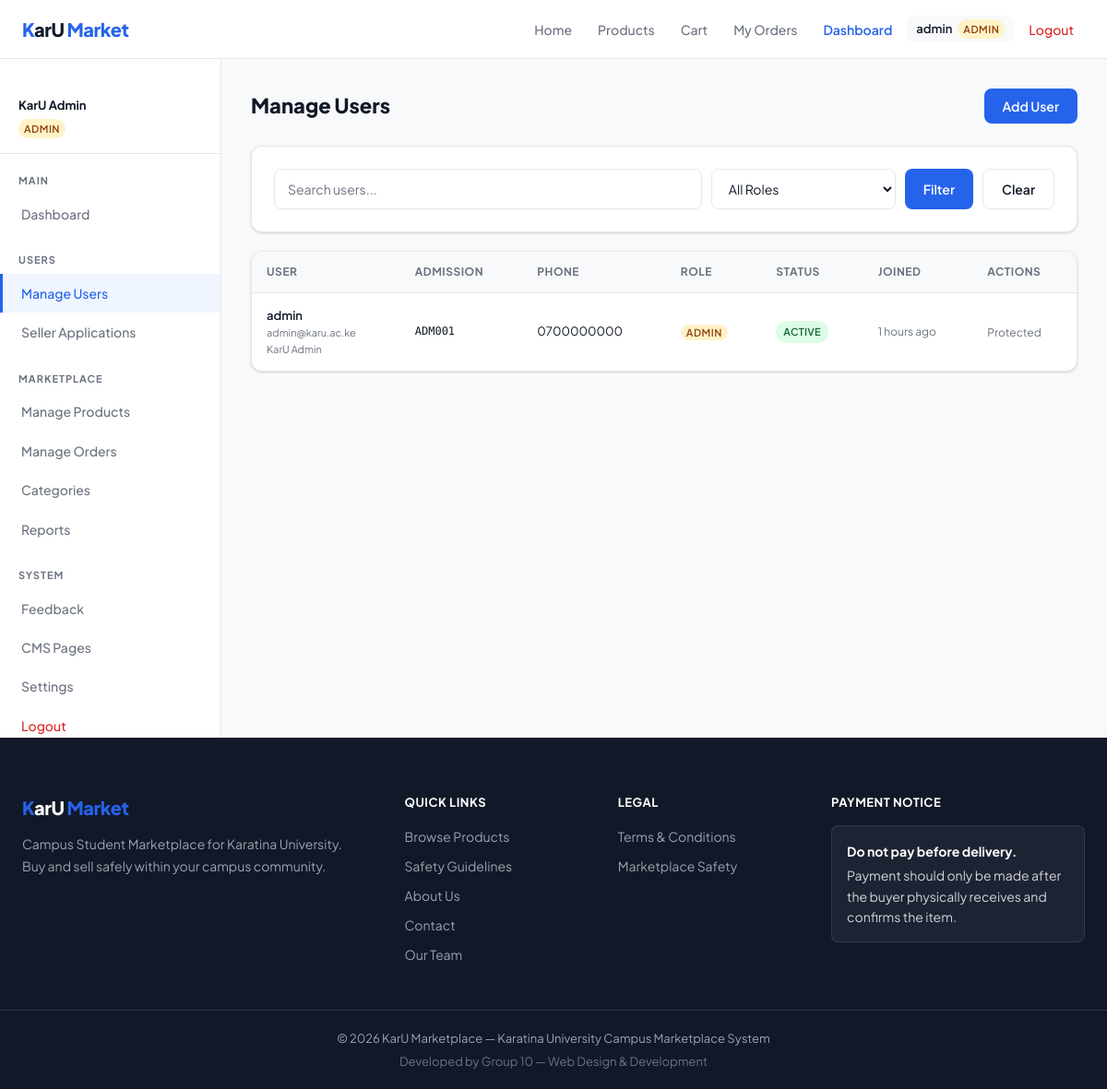
The page /admin/users.php (signed in) on the database its author committed.
### tables this page shows
CREATE TABLE users (
    id INT AUTO_INCREMENT PRIMARY KEY,
    username VARCHAR(50) UNIQUE NOT NULL,
    full_name VARCHAR(100) NOT NULL,
    admission_number VARCHAR(50) UNIQUE NOT NULL,
    email VARCHAR(100) UNIQUE NOT NULL,
    phone VARCHAR(20),
    whatsapp_number VARCHAR(20),
    password VARCHAR(255) NOT NULL,
    role ENUM('admin','moderator','seller','user') DEFAULT 'user',
    status ENUM('active','suspended') DEFAULT 'active',
    created_at TIMESTAMP DEFAULT CURRENT_TIMESTAMP
);

### includes/auth.php (called while the page is built, shortened)
<?php
function get_user() {
    return $_SESSION['user'] ?? null;
}
function dashboard_url($role) {
    switch ($role) {
        case 'admin': return '/admin/dashboard.php';
    }
}
function time_ago($datetime) {
    $time = time() - strtotime($datetime);
    if ($time < 86400) return floor($time / 3600) . ' hours ago';
    return date('M j, Y', strtotime($datetime));
}
function sanitize($input) {
    return htmlspecialchars(trim($input), ENT_QUOTES, 'UTF-8');
}

### admin/users.php (the view, shortened to what this page needs)
<?php
require_once '../includes/db.php';
require_once '../includes/auth.php';
$search = trim($_GET['search'] ?? '');
$where = [];
$params = [];
$where_sql = $where ? 'WHERE ' . implode(' AND ', $where) : '';
$stmt = $pdo->prepare("SELECT * FROM users $where_sql ORDER BY created_at DESC");
$stmt->execute($params);
$users = $stmt->fetchAll();
require_once '../includes/header.php';
?>
<div class="dashboard-wrapper">
    <div class="sidebar">
        <div style="padding:16px 20px; border-bottom:1px solid var(--border); margin-bottom:8px;">
            <div style="font-size:13px; font-weight:700;"><?= sanitize($user['full_name']) ?></div>
            <div class="nav-role-badge role-admin" style="margin-top:4px; display:inline-block;">Admin</div>
        </div>
        <div class="sidebar-section-title">Main</div>
        <ul class="sidebar-nav">
            <li><a href="/admin/dashboard.php">Dashboard</a></li>
        </ul>
        <div class="sidebar-section-title">Users</div>
        <ul class="sidebar-nav">
            <li><a href="/admin/users.php" class="active">Manage Users</a></li>
            <li><a href="/admin/seller-applications.php">Seller Applications</a></li>
        </ul>
        <div class="sidebar-section-title">Marketplace</div>
        <ul class="sidebar-nav">
            <li><a href="/admin/products.php">Manage Products</a></li>
            <li><a href="/admin/orders.php">Manage Orders</a></li>
            <li><a href="/admin/categories.php">Categories</a></li>
            <li><a href="/admin/reports.php">Reports</a></li>
        </ul>
        <div class="sidebar-section-title">System</div>
        <ul class="sidebar-nav">
            <li><a href="/admin/feedback.php">Feedback</a></li>
            <li><a href="/admin/cms.php">CMS Pages</a></li>
            <li><a href="/admin/settings.php">Settings</a></li>
            <li><a href="/logout.php" style="color:var(--danger);">Logout</a></li>
        </ul>
    </div>
    <div class="dashboard-main">
        <div style="display:flex; align-items:center; justify-content:space-between; margin-bottom:24px;">
            <h1 style="font-size:22px; font-weight:800;">Manage Users</h1>
            <button class="btn btn-primary" onclick="document.getElementById('addUserModal').style.display='flex'">Add User</button>
        </div>
        <div class="search-bar" style="margin-bottom:20px;">
            <form method="GET" style="display:flex; gap:10px; flex-wrap:wrap;">
                <input type="text" name="search" class="form-control" placeholder="Search users..." value="<?= sanitize($search) ?>">
                <select name="role" class="form-control" style="max-width:160px;">
                    <option value="">All Roles</option>
                </select>
                <button type="submit" class="btn btn-primary">Filter</button>
                <a href="/admin/users.php" class="btn btn-outline">Clear</a>
            </form>
        </div>
        <div class="card">
            <div class="table-wrap">
                <table>
                    <thead>
                        <tr><th>User</th><th>Admission</th><th>Phone</th><th>Role</th><th>Status</th><th>Joined</th><th>Actions</th></tr>
                    </thead>
                    <tbody>
                        <?php foreach ($users as $u): ?>
                            <tr>
                                <td>
                                    <div style="font-weight:600; font-size:13px;"><?= sanitize($u['username']) ?></div>
                                    <div style="font-size:11px; color:var(--text-muted);"><?= sanitize($u['email']) ?></div>
                                    <div style="font-size:11px; color:var(--text-muted);"><?= sanitize($u['full_name']) ?></div>
                                </td>
                                <td style="font-size:12px; font-family:var(--font-mono);"><?= sanitize($u['admission_number']) ?></td>
                                <td style="font-size:13px;"><?= sanitize($u['phone']) ?></td>
                                <td><span class="nav-role-badge role-<?= $u['role'] ?>"><?= ucfirst($u['role']) ?></span></td>
                                <td><span class="badge <?= $u['status'] === 'active' ? 'badge-success' : 'badge-danger' ?>"><?= ucfirst($u['status']) ?></span></td>
                                <td style="font-size:12px; color:var(--text-muted);"><?= time_ago($u['created_at']) ?></td>
                                <td>
                                    <?php if ($u['role'] !== 'admin'): ?>
                                        <div style="display:flex; flex-wrap:wrap; gap:4px;">
                                            <?php if ($u['status'] === 'active'): ?>
                                                <form method="POST"><input type="hidden" name="user_id" value="<?= $u['id'] ?>"><input type="hidden" name="action" value="suspend"><button type="submit" class="btn btn-warning btn-sm confirm-action" data-confirm="Suspend this user?">Suspend</button></form>
                                            <?php else: ?>
                                                <form method="POST"><input type="hidden" name="user_id" value="<?= $u['id'] ?>"><input type="hidden" name="action" value="activate"><button type="submit" class="btn btn-success btn-sm">Activate</button></form>
                                            <?php endif; ?>
                                            <?php if ($u['role'] === 'user'): ?>
                                                <form method="POST"><input type="hidden" name="user_id" value="<?= $u['id'] ?>"><input type="hidden" name="action" value="promote_seller"><button type="submit" class="btn btn-outline btn-sm">Make Seller</button></form>
                                                <form method="POST"><input type="hidden" name="user_id" value="<?= $u['id'] ?>"><input type="hidden" name="action" value="promote_moderator"><button type="submit" class="btn btn-outline btn-sm">Make Mod</button></form>
                                            <?php elseif (in_array($u['role'], ['seller','moderator'])): ?>
                                                <form method="POST"><input type="hidden" name="user_id" value="<?= $u['id'] ?>"><input type="hidden" name="action" value="demote_user"><button type="submit" class="btn btn-outline btn-sm">Demote</button></form>
                                            <?php endif; ?>
                                            <form method="POST"><input type="hidden" name="user_id" value="<?= $u['id'] ?>"><input type="hidden" name="action" value="delete"><button type="submit" class="btn btn-danger btn-sm confirm-action" data-confirm="Delete this user permanently?">Delete</button></form>
                                        </div>
                                    <?php else: ?>
                                        <span style="font-size:12px; color:var(--text-muted);">Protected</span>
                                    <?php endif; ?>
                                </td>
                            </tr>
                        <?php endforeach; ?>
                    </tbody>
                </table>
            </div>
        </div>
    </div>
</div>
<?php require_once '../includes/footer.php'; ?>

### includes/header.php (shortened to what this page needs)
<?php
require_once __DIR__ . '/auth.php';
$user = get_user();
$current_page = basename($_SERVER['PHP_SELF']);
?>
<!DOCTYPE html>
<html lang="en">
<head>
    <link rel="stylesheet" href="/assets/css/main.css">
</head>
<body>
<nav class="navbar">
    <div class="nav-container">
        <a href="/index.php" class="nav-logo">
            <span class="logo-k">K</span>arU <span class="logo-m">Market</span>
        </a>
        <ul class="nav-links" id="navLinks">
            <li><a href="/index.php" class="<?= $current_page === 'index.php' ? 'active' : '' ?>">Home</a></li>
            <li><a href="/products.php" class="<?= $current_page === 'products.php' ? 'active' : '' ?>">Products</a></li>
            <?php if ($user): ?>
                <li><a href="/cart.php" class="<?= $current_page === 'cart.php' ? 'active' : '' ?>">Cart</a></li>
                <li><a href="/user/my-orders.php" class="<?= $current_page === 'my-orders.php' ? 'active' : '' ?>">My Orders</a></li>
                <li>
                    <a href="<?= dashboard_url($user['role']) ?>" class="nav-dashboard">
                        Dashboard
                    </a>
                </li>
                <li class="nav-user-info">
                    <span class="nav-username"><?= sanitize($user['username']) ?></span>
                    <span class="nav-role-badge role-<?= $user['role'] ?>"><?= ucfirst($user['role']) ?></span>
                </li>
                <li><a href="/logout.php" class="nav-logout">Logout</a></li>
            <?php endif; ?>
        </ul>
    </div>
</nav>
<main class="main-content">

### rows shown on the page
users: username "admin", role "ADMIN", full_name "KarU Admin", email "admin@karu.ac.ke", admission_number "ADM001", phone "0700000000", status "ACTIVE", created_at "1 hours ago", shows "Protected"
